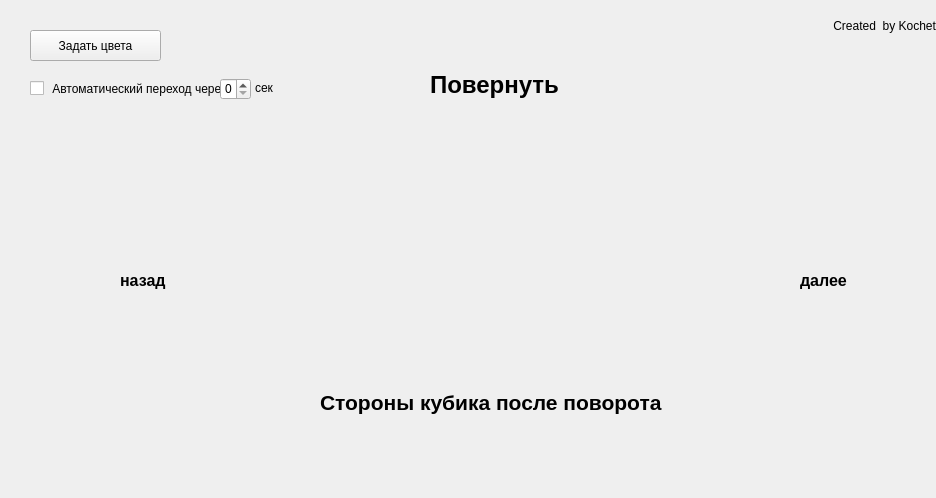
<?xml version="1.0" encoding="UTF-8"?>
<ui version="4.0">
 <class>MainWindow</class>
 <widget class="QMainWindow" name="MainWindow">
  <property name="geometry">
   <rect>
    <x>0</x>
    <y>0</y>
    <width>936</width>
    <height>498</height>
   </rect>
  </property>
  <property name="windowTitle">
   <string>Сборка кубика-Рубика</string>
  </property>
  <widget class="QWidget" name="centralWidget">
   <widget class="QPushButton" name="but_setup">
    <property name="geometry">
     <rect>
      <x>30</x>
      <y>30</y>
      <width>131</width>
      <height>31</height>
     </rect>
    </property>
    <property name="text">
     <string>Задать цвета</string>
    </property>
   </widget>
   <widget class="QLabel" name="lab_comb_before">
    <property name="geometry">
     <rect>
      <x>310</x>
      <y>200</y>
      <width>161</width>
      <height>141</height>
     </rect>
    </property>
    <property name="text">
     <string>&lt;html&gt;&lt;head/&gt;&lt;body&gt;&lt;p&gt;&lt;br/&gt;&lt;/p&gt;&lt;/body&gt;&lt;/html&gt;</string>
    </property>
   </widget>
   <widget class="QLabel" name="lab_comb">
    <property name="geometry">
     <rect>
      <x>470</x>
      <y>200</y>
      <width>81</width>
      <height>111</height>
     </rect>
    </property>
    <property name="text">
     <string>&lt;html&gt;&lt;head/&gt;&lt;body&gt;&lt;p&gt;&lt;br/&gt;&lt;/p&gt;&lt;/body&gt;&lt;/html&gt;</string>
    </property>
   </widget>
   <widget class="QLabel" name="lab_comb_next">
    <property name="geometry">
     <rect>
      <x>560</x>
      <y>220</y>
      <width>161</width>
      <height>101</height>
     </rect>
    </property>
    <property name="text">
     <string>&lt;html&gt;&lt;head/&gt;&lt;body&gt;&lt;p&gt;&lt;br/&gt;&lt;/p&gt;&lt;/body&gt;&lt;/html&gt;</string>
    </property>
   </widget>
   <widget class="QLabel" name="label">
    <property name="geometry">
     <rect>
      <x>75</x>
      <y>580</y>
      <width>61</width>
      <height>21</height>
     </rect>
    </property>
    <property name="text">
     <string>&lt;html&gt;&lt;head/&gt;&lt;body&gt;&lt;p&gt;&lt;span style=&quot; font-size:12pt; font-weight:600;&quot;&gt;FRONT&lt;/span&gt;&lt;/p&gt;&lt;/body&gt;&lt;/html&gt;</string>
    </property>
   </widget>
   <widget class="QLabel" name="label_2">
    <property name="geometry">
     <rect>
      <x>238</x>
      <y>580</y>
      <width>81</width>
      <height>20</height>
     </rect>
    </property>
    <property name="text">
     <string>&lt;html&gt;&lt;head/&gt;&lt;body&gt;&lt;p&gt;&lt;span style=&quot; font-size:12pt; font-weight:600;&quot;&gt;RIGHT&lt;/span&gt;&lt;/p&gt;&lt;/body&gt;&lt;/html&gt;</string>
    </property>
   </widget>
   <widget class="QLabel" name="label_3">
    <property name="geometry">
     <rect>
      <x>400</x>
      <y>580</y>
      <width>71</width>
      <height>21</height>
     </rect>
    </property>
    <property name="text">
     <string>&lt;html&gt;&lt;head/&gt;&lt;body&gt;&lt;p&gt;&lt;span style=&quot; font-size:12pt; font-weight:600;&quot;&gt;BACK&lt;/span&gt;&lt;/p&gt;&lt;/body&gt;&lt;/html&gt;</string>
    </property>
   </widget>
   <widget class="QLabel" name="label_4">
    <property name="geometry">
     <rect>
      <x>560</x>
      <y>580</y>
      <width>61</width>
      <height>16</height>
     </rect>
    </property>
    <property name="text">
     <string>&lt;html&gt;&lt;head/&gt;&lt;body&gt;&lt;p&gt;&lt;span style=&quot; font-size:12pt; font-weight:600;&quot;&gt;LEFT&lt;/span&gt;&lt;/p&gt;&lt;/body&gt;&lt;/html&gt;</string>
    </property>
   </widget>
   <widget class="QLabel" name="label_5">
    <property name="geometry">
     <rect>
      <x>730</x>
      <y>580</y>
      <width>51</width>
      <height>16</height>
     </rect>
    </property>
    <property name="text">
     <string>&lt;html&gt;&lt;head/&gt;&lt;body&gt;&lt;p&gt;&lt;span style=&quot; font-size:12pt; font-weight:600;&quot;&gt;UP&lt;/span&gt;&lt;/p&gt;&lt;/body&gt;&lt;/html&gt;</string>
    </property>
   </widget>
   <widget class="QLabel" name="label_6">
    <property name="geometry">
     <rect>
      <x>880</x>
      <y>580</y>
      <width>61</width>
      <height>21</height>
     </rect>
    </property>
    <property name="text">
     <string>&lt;html&gt;&lt;head/&gt;&lt;body&gt;&lt;p&gt;&lt;span style=&quot; font-size:12pt; font-weight:600;&quot;&gt;DOWN&lt;/span&gt;&lt;/p&gt;&lt;/body&gt;&lt;/html&gt;</string>
    </property>
   </widget>
   <widget class="QLabel" name="label_7">
    <property name="geometry">
     <rect>
      <x>430</x>
      <y>60</y>
      <width>141</width>
      <height>51</height>
     </rect>
    </property>
    <property name="text">
     <string>&lt;html&gt;&lt;head/&gt;&lt;body&gt;&lt;p&gt;&lt;span style=&quot; font-size:18pt; font-weight:600;&quot;&gt;Повернуть&lt;/span&gt;&lt;/p&gt;&lt;/body&gt;&lt;/html&gt;</string>
    </property>
   </widget>
   <widget class="QLabel" name="label_8">
    <property name="geometry">
     <rect>
      <x>320</x>
      <y>382</y>
      <width>361</width>
      <height>41</height>
     </rect>
    </property>
    <property name="text">
     <string>&lt;html&gt;&lt;head/&gt;&lt;body&gt;&lt;p&gt;&lt;span style=&quot; font-size:16pt; font-weight:600;&quot;&gt;Стороны кубика после поворота&lt;/span&gt;&lt;/p&gt;&lt;/body&gt;&lt;/html&gt;</string>
    </property>
   </widget>
   <widget class="QLabel" name="lab_step">
    <property name="geometry">
     <rect>
      <x>435</x>
      <y>120</y>
      <width>61</width>
      <height>41</height>
     </rect>
    </property>
    <property name="text">
     <string>&lt;html&gt;&lt;head/&gt;&lt;body&gt;&lt;p&gt;&lt;br/&gt;&lt;/p&gt;&lt;/body&gt;&lt;/html&gt;</string>
    </property>
   </widget>
   <widget class="QLabel" name="lab_steps">
    <property name="geometry">
     <rect>
      <x>500</x>
      <y>120</y>
      <width>81</width>
      <height>41</height>
     </rect>
    </property>
    <property name="text">
     <string>&lt;html&gt;&lt;head/&gt;&lt;body&gt;&lt;p&gt;&lt;br/&gt;&lt;/p&gt;&lt;/body&gt;&lt;/html&gt;</string>
    </property>
   </widget>
   <widget class="QLabel" name="label_9">
    <property name="geometry">
     <rect>
      <x>120</x>
      <y>270</y>
      <width>61</width>
      <height>21</height>
     </rect>
    </property>
    <property name="text">
     <string>&lt;html&gt;&lt;head/&gt;&lt;body&gt;&lt;p&gt;&lt;span style=&quot; font-size:12pt; font-weight:600;&quot;&gt;назад&lt;/span&gt;&lt;/p&gt;&lt;/body&gt;&lt;/html&gt;</string>
    </property>
   </widget>
   <widget class="QLabel" name="label_10">
    <property name="geometry">
     <rect>
      <x>800</x>
      <y>270</y>
      <width>61</width>
      <height>21</height>
     </rect>
    </property>
    <property name="text">
     <string>&lt;html&gt;&lt;head/&gt;&lt;body&gt;&lt;p&gt;&lt;span style=&quot; font-size:12pt; font-weight:600;&quot;&gt;далее&lt;/span&gt;&lt;/p&gt;&lt;/body&gt;&lt;/html&gt;</string>
    </property>
   </widget>
   <widget class="QLabel" name="icon_back">
    <property name="geometry">
     <rect>
      <x>60</x>
      <y>265</y>
      <width>40</width>
      <height>36</height>
     </rect>
    </property>
    <property name="text">
     <string/>
    </property>
   </widget>
   <widget class="QLabel" name="icon_next">
    <property name="geometry">
     <rect>
      <x>870</x>
      <y>265</y>
      <width>40</width>
      <height>37</height>
     </rect>
    </property>
    <property name="text">
     <string/>
    </property>
   </widget>
   <widget class="QLabel" name="label_11">
    <property name="geometry">
     <rect>
      <x>820</x>
      <y>10</y>
      <width>151</width>
      <height>31</height>
     </rect>
    </property>
    <property name="text">
     <string>    Created  by Kochetkov</string>
    </property>
   </widget>
   <widget class="QCheckBox" name="checkBox">
    <property name="geometry">
     <rect>
      <x>30</x>
      <y>80</y>
      <width>191</width>
      <height>17</height>
     </rect>
    </property>
    <property name="text">
     <string> Автоматический переход через</string>
    </property>
   </widget>
   <widget class="QSpinBox" name="spinBox">
    <property name="geometry">
     <rect>
      <x>220</x>
      <y>78</y>
      <width>31</width>
      <height>22</height>
     </rect>
    </property>
   </widget>
   <widget class="QLabel" name="label_12">
    <property name="geometry">
     <rect>
      <x>255</x>
      <y>80</y>
      <width>47</width>
      <height>16</height>
     </rect>
    </property>
    <property name="text">
     <string>сек</string>
    </property>
   </widget>
  </widget>
 </widget>
 <layoutdefault spacing="6" margin="11"/>
 <resources/>
 <connections/>
</ui>
